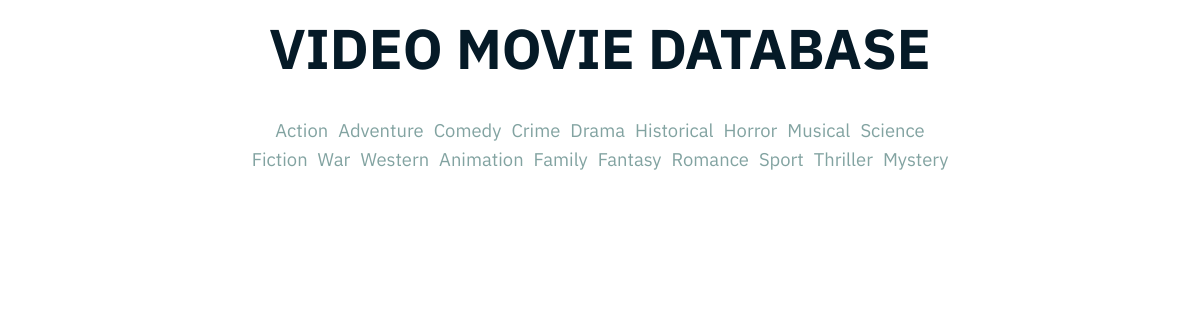
The app's page /index.php?filter=Historical with its own data.
### tables this page shows
CREATE TABLE `tbl_genre` (
  `genre_id` tinyint(3) UNSIGNED NOT NULL,
  `genre_name` varchar(250) NOT NULL
);

### admin/phpscripts/read.php (called while the page is built, shortened)
<?php
	function getAll($tbl) {
		include('connect.php');
		$queryAll = "SELECT * FROM {$tbl}";
		$runAll = mysqli_query($link, $queryAll);
		if($runAll){
			return $runAll;
		}else{
			$error = "There was error accessing this information. Please contact your admin.";
			return $error;
		}
	}
?>

### index.php (the view, shortened to what this page needs)
<?php
	$tbl2 = "tbl_genre";
	$genQuery = getAll($tbl2);
?>
<!doctype html>
<html class="no-js" lang="en" dir="ltr">
  	<head>
		<link rel="stylesheet" href="css/foundation.min.css">
    	<link rel="stylesheet" href="css/app.css">
  	</head>
  	<body>
		<h1 id="bodyTitle">Video Movie Database</h1>
		<div class="grid-x" id="filterList">
			<ul>
			<?php
				while($row = mysqli_fetch_array($genQuery)){
					 echo "<li><a href=\"index.php?filter={$row['genre_name']}\">{$row['genre_name']}</a></li>";
				 }
			?>
			</ul>
		</div>
  	</body>
</html>

### css/app.css (style rules this page uses)
body { background-color: #fff; color: #051a27; font-family: "Roboto", Arial, sans-serif; font-size: 16px; }
h1, h2, h3, h4 { font-family: "IBM Plex Sans", Helvetica, sans-serif; }
a { color: #82a3a1; -webkit-transition: all 0.15s ease-in-out; -moz-transition: all 0.15s ease-in-out; -ms-transition: all 0.15s ease-in-out; -o-transition: all 0.15s ease-in-out; transition: all 0.15s ease-in-out; }
ul { margin: 0; padding: 0; }
ul li { list-style-type: none; font-size: 1.15em; font-family: "IBM Plex Sans", Helvetica, sans-serif; margin: 0; padding: 0; }
#bodyTitle { font-size: 3.5em; line-height: 1em; text-align: center; margin: 20px 0 40px 0; font-weight: bold; text-transform: uppercase; }
#filterList { margin-bottom: 30px; text-align: center; }
#filterList ul li { display: inline; margin-right: 10px; }
#filterList ul li:last-child { margin-right: 0px; }

### records on screen
tbl_genre: genre_name "Action"
tbl_genre: genre_name "Adventure"
tbl_genre: genre_name "Comedy"
tbl_genre: genre_name "Crime"
tbl_genre: genre_name "Drama"
tbl_genre: genre_name "Historical"
tbl_genre: genre_name "Horror"
tbl_genre: genre_name "Musical"
tbl_genre: genre_name "Science Fiction"
tbl_genre: genre_name "War"
tbl_genre: genre_name "Western"
tbl_genre: genre_name "Animation"
tbl_genre: genre_name "Family"
tbl_genre: genre_name "Fantasy"
tbl_genre: genre_name "Romance"
tbl_genre: genre_name "Sport"
tbl_genre: genre_name "Thriller"
tbl_genre: genre_name "Mystery"
